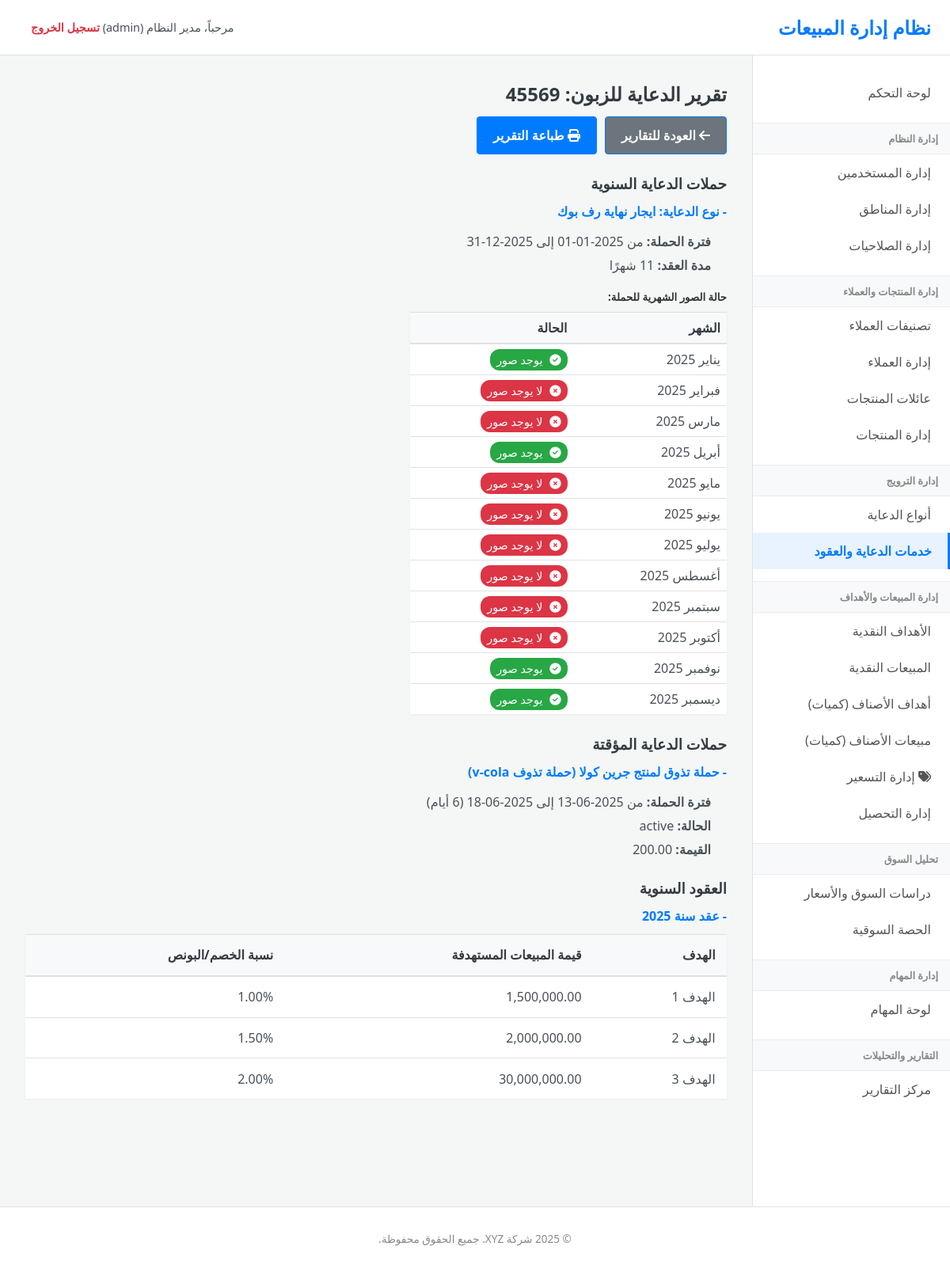
Screenshot of /index.php?page=promotion_reports&action=customer_report&customer_id=254 (signed in) with the database file from the repository.
### tables this page shows
CREATE TABLE IF NOT EXISTS `customers` (
  `customer_id` int NOT NULL AUTO_INCREMENT,
  `customer_code` varchar(50) NOT NULL,
  `name` varchar(150) NOT NULL,
  `category_id` int DEFAULT NULL,
  `address` text,
  `representative_id` int DEFAULT NULL,
  `promoter_id` int DEFAULT NULL,
  `latitude` decimal(10,8) DEFAULT NULL,
  `longitude` decimal(11,8) DEFAULT NULL,
  `status` enum('active','inactive') DEFAULT 'active',
  `opening_date` date DEFAULT NULL,
  `is_main_account` tinyint(1) DEFAULT '0',
  `main_account_id` int DEFAULT NULL,
  `created_at` timestamp NULL DEFAULT CURRENT_TIMESTAMP,
  `updated_at` timestamp NULL DEFAULT CURRENT_TIMESTAMP ON UPDATE CURRENT_TIMESTAMP,
  PRIMARY KEY (`customer_id`),
  UNIQUE KEY `customer_code` (`customer_code`),
  KEY `category_id` (`category_id`),
  KEY `representative_id` (`representative_id`),
  KEY `promoter_id` (`promoter_id`),
  KEY `main_account_id` (`main_account_id`)
);

CREATE TABLE IF NOT EXISTS `annual_campaigns` (
  `annual_campaign_id` int NOT NULL AUTO_INCREMENT,
  `customer_id` int NOT NULL,
  `promo_type_id` int NOT NULL,
  `start_date` date NOT NULL,
  `end_date` date NOT NULL,
  `contract_duration_months` int NOT NULL,
  `monthly_value` decimal(15,2) NOT NULL,
  `total_value` decimal(15,2) NOT NULL,
  `notes` text,
  `created_by_user_id` int DEFAULT NULL,
  `created_at` timestamp NULL DEFAULT CURRENT_TIMESTAMP,
  `updated_at` timestamp NULL DEFAULT CURRENT_TIMESTAMP ON UPDATE CURRENT_TIMESTAMP,
  PRIMARY KEY (`annual_campaign_id`),
  KEY `customer_id` (`customer_id`),
  KEY `promo_type_id` (`promo_type_id`),
  KEY `created_by_user_id` (`created_by_user_id`)
);

CREATE TABLE IF NOT EXISTS `promotion_types` (
  `promo_type_id` int NOT NULL AUTO_INCREMENT,
  `name` varchar(150) NOT NULL,
  `description` text,
  `is_annual` tinyint(1) NOT NULL DEFAULT '0' COMMENT '1 for annual, 0 for temporary',
  `created_at` timestamp NULL DEFAULT CURRENT_TIMESTAMP,
  `updated_at` timestamp NULL DEFAULT CURRENT_TIMESTAMP ON UPDATE CURRENT_TIMESTAMP,
  PRIMARY KEY (`promo_type_id`),
  UNIQUE KEY `name` (`name`)
);

CREATE TABLE IF NOT EXISTS `temp_campaigns` (
  `temp_campaign_id` int NOT NULL AUTO_INCREMENT,
  `customer_id` int NOT NULL,
  `promo_type_id` int NOT NULL,
  `description` text,
  `start_date` date DEFAULT NULL,
  `end_date` date DEFAULT NULL,
  `value` decimal(15,2) DEFAULT '0.00',
  `status` enum('active','inactive','completed') NOT NULL DEFAULT 'active',
  `notes` text,
  `created_by_user_id` int DEFAULT NULL,
  `created_at` timestamp NULL DEFAULT CURRENT_TIMESTAMP,
  PRIMARY KEY (`temp_campaign_id`),
  KEY `customer_id` (`customer_id`),
  KEY `promo_type_id` (`promo_type_id`)
);

CREATE TABLE IF NOT EXISTS `annual_contracts` (
  `contract_id` int NOT NULL AUTO_INCREMENT,
  `customer_id` int NOT NULL,
  `year` year NOT NULL,
  `target_1_value` decimal(15,2) DEFAULT NULL,
  `target_1_bonus` decimal(5,2) DEFAULT NULL,
  `target_2_value` decimal(15,2) DEFAULT NULL,
  `target_2_bonus` decimal(5,2) DEFAULT NULL,
  `target_3_value` decimal(15,2) DEFAULT NULL,
  `target_3_bonus` decimal(5,2) DEFAULT NULL,
  `contract_file_path` varchar(255) DEFAULT NULL,
  `notes` text,
  `created_by_user_id` int DEFAULT NULL,
  `created_at` timestamp NULL DEFAULT CURRENT_TIMESTAMP,
  PRIMARY KEY (`contract_id`),
  UNIQUE KEY `customer_year_contract` (`customer_id`,`year`)
);

### controllers/promotion_reports.php (called while the page is built, shortened)
<?php
$action = $_GET['action'] ?? 'dashboard';
$customer_id = isset($_GET['customer_id']) ? (int)$_GET['customer_id'] : null;
switch ($action) {
    case 'customer_report':
        $stmt_cust = $pdo->prepare("SELECT name, customer_code FROM customers WHERE customer_id = ?");
        $stmt_cust->execute([$customer_id]);
        $customer = $stmt_cust->fetch();
        $page_title = "تقرير الدعاية للزبون: " . htmlspecialchars($customer['name']);
        $stmt_annual = $pdo->prepare("SELECT ac.*, pt.name as promo_type_name FROM annual_campaigns ac JOIN promotion_types pt ON ac.promo_type_id = pt.promo_type_id WHERE ac.customer_id = ? ORDER BY ac.start_date DESC");
        $stmt_annual->execute([$customer_id]);
        $annual_campaigns = $stmt_annual->fetchAll();
        $stmt_temp = $pdo->prepare("SELECT tc.*, pt.name as promo_type_name FROM temp_campaigns tc JOIN promotion_types pt ON tc.promo_type_id = pt.promo_type_id WHERE tc.customer_id = ? ORDER BY tc.start_date DESC");
        $stmt_temp->execute([$customer_id]);
        $temp_campaigns = $stmt_temp->fetchAll();
        $stmt_contracts = $pdo->prepare("SELECT * FROM annual_contracts WHERE customer_id = ? ORDER BY year DESC");
        $stmt_contracts->execute([$customer_id]);
        $contracts = $stmt_contracts->fetchAll();
        break;
}
include 'views/layout.php';

### views/promotions/customer_promo_report_details.php (the view, shortened to what this page needs)
<div class="printable-area">
    <h2><?php echo htmlspecialchars($page_title); ?></h2>
    <div class="actions-bar no-print">
        <a href="index.php?page=promotion_reports" class="button-link" style="background-color: #6c757d;">
            <i class="fas fa-arrow-left"></i> العودة للتقارير
        </a>
        <button onclick="window.print();" class="button-link">
            <i class="fas fa-print"></i> طباعة التقرير
        </button>
    </div>
    <div class="report-section card">
        <div class="card-header"><h3>حملات الدعاية السنوية</h3></div>
        <div class="card-body">
            <?php if(empty($annual_campaigns)): ?>
                <p class="info-message">لا توجد حملات سنوية لهذا الزبون.</p>
            <?php else: ?>
                <?php foreach($annual_campaigns as $campaign): ?>
                    <div class="report-item">
                        <h4>- نوع الدعاية: <?php echo htmlspecialchars($campaign['promo_type_name']); ?></h4>
                        <ul>
                            <li><strong>فترة الحملة:</strong> من <?php echo htmlspecialchars($campaign['start_date']); ?> إلى <?php echo htmlspecialchars($campaign['end_date']); ?></li>
                            <li><strong>مدة العقد:</strong> <?php echo htmlspecialchars($campaign['contract_duration_months']); ?> شهرًا</li>
                        </ul>
                        <h5>حالة الصور الشهرية للحملة:</h5>
                        <div class="table-container monthly-photos-status">
                            <table>
                                <thead>
                                    <tr>
                                        <th>الشهر</th>
                                        <th>الحالة</th>
                                    </tr>
                                </thead>
                                <tbody>
                                    <?php
                                    $month_names_ar = [1=>'يناير', 2=>'فبراير', 3=>'مارس', 4=>'أبريل', 5=>'مايو', 6=>'يونيو', 7=>'يوليو', 8=>'أغسطس', 9=>'سبتمبر', 10=>'أكتوبر', 11=>'نوفمبر', 12=>'ديسمبر'];
                                    $months_with_photos_for_this_campaign = $annual_photos_info[$campaign['annual_campaign_id']] ?? [];
                                    $has_photo_map = [];
                                    foreach ($months_with_photos_for_this_campaign as $photo_month) {
                                        $has_photo_map[$photo_month['year'] . '-' . $photo_month['month']] = true;
                                    }
                                    $start = new DateTime($campaign['start_date']);
                                    $end = new DateTime($campaign['end_date']);
                                    $current = clone $start;
                                    while ($current <= $end) {
                                        $year = $current->format('Y');
                                        $month = $current->format('n');
                                        $key = $year . '-' . $month;
                                        $has_photos = isset($has_photo_map[$key]);
                                    ?>
                                    <tr>
                                        <td><?php echo $month_names_ar[$month] . ' ' . $year; ?></td>
                                        <td>
                                            <?php if ($has_photos): ?>
                                                <span class="status-badge status-ok"><i class="fas fa-check-circle"></i> يوجد صور</span>
                                            <?php else: ?>
                                                <span class="status-badge status-missing"><i class="fas fa-times-circle"></i> لا يوجد صور</span>
                                            <?php endif; ?>
                                        </td>
                                    </tr>
                                    <?php
                                        $current->modify('first day of next month');
                                    }
                                    ?>
                                </tbody>
                            </table>
                        </div>
                    </div>
                <?php endforeach; ?>
            <?php endif; ?>
        </div>
    </div>
    <div class="report-section card">
        <div class="card-header"><h3>حملات الدعاية المؤقتة</h3></div>
        <div class="card-body">
             <?php if(empty($temp_campaigns)): ?>
                <p class="info-message">لا توجد حملات مؤقتة لهذا الزبون.</p>
            <?php else: ?>
                <?php foreach($temp_campaigns as $campaign): ?>
                    <div class="report-item">
                        <h4>- <?php echo htmlspecialchars($campaign['description']); ?> (<?php echo htmlspecialchars($campaign['promo_type_name']); ?>)</h4>
                         <ul>
                            <li><strong>فترة الحملة:</strong>
                                <?php if($campaign['start_date'] && $campaign['end_date']): ?>
                                    من <?php echo htmlspecialchars($campaign['start_date']); ?> إلى <?php echo htmlspecialchars($campaign['end_date']); ?>
                                    (<?php
                                    ?> أيام)
                                <?php else: echo 'غير محددة'; endif; ?>
                            </li>
                            <li><strong>الحالة:</strong> <?php echo htmlspecialchars($campaign['status']); ?></li>
                            <li><strong>القيمة:</strong> <?php echo number_format($campaign['value'], 2); ?></li>
                         </ul>
                    </div>
                <?php endforeach; ?>
            <?php endif; ?>
        </div>
    </div>
    <div class="report-section card">
        <div class="card-header"><h3>العقود السنوية</h3></div>
        <div class="card-body">
            <?php if(empty($contracts)): ?>
                <p class="info-message">لا توجد عقود سنوية لهذا الزبون.</p>
            <?php else: ?>
                <?php foreach($contracts as $contract): ?>
                    <div class="report-item">
                        <h4>- عقد سنة <?php echo htmlspecialchars($contract['year']); ?></h4>
                        <div class="table-container">
                            <table>
                                <thead><tr><th>الهدف</th><th>قيمة المبيعات المستهدفة</th><th>نسبة الخصم/البونص</th></tr></thead>
                                <tbody>
                                    <tr><td>الهدف 1</td><td><?php echo number_format($contract['target_1_value'] ?? 0, 2); ?></td><td><?php echo ($contract['target_1_bonus'] ?? 0) . "%"; ?></td></tr>
                                    <tr><td>الهدف 2</td><td><?php echo number_format($contract['target_2_value'] ?? 0, 2); ?></td><td><?php echo ($contract['target_2_bonus'] ?? 0) . "%"; ?></td></tr>
                                    <tr><td>الهدف 3</td><td><?php echo number_format($contract['target_3_value'] ?? 0, 2); ?></td><td><?php echo ($contract['target_3_bonus'] ?? 0) . "%"; ?></td></tr>
                                </tbody>
                            </table>
                        </div>
                    </div>
                <?php endforeach; ?>
            <?php endif; ?>
        </div>
    </div>
</div>

### css/style.css (style rules this page uses)
:root { --primary-color: #007bff; --secondary-color: #6c757d; --success-color: #28a745; --danger-color: #dc3545; --warning-color: #ffc107; --info-color: #17a2b8; --light-color: #f8f9fa; --dark-color: #343a40; --text-color: #495057; --border-color: #dee2e6; --body-bg: #f4f7f6; --sidebar-bg: #ffffff; --header-bg: #ffffff; --font-family: 'Tahoma', 'Segoe UI', sans-serif; }
* { box-sizing: border-box; }
body { font-family: var(--font-family); background-color: var(--body-bg); margin: 0; padding: 0; color: var(--text-color); font-size: 16px; direction: rtl; }
a { color: var(--primary-color); text-decoration: none; transition: color 0.3s ease; }
h1, h2, h3, h4, h5, h6 { color: var(--dark-color); margin-top: 0; margin-bottom: 0.75rem; }
.button-link, .btn { display: inline-block; font-weight: 600; text-align: center; vertical-align: middle; cursor: pointer; user-select: none; background-color: var(--primary-color); border: 1px solid var(--primary-color); padding: 0.75rem 1.25rem; font-size: 1rem; border-radius: 0.25rem; color: #fff; transition: all 0.15s ease-in-out; }
.actions-bar { margin-bottom: 1.5rem; display:flex; gap:10px; }
table { width: 100%; margin-bottom: 1rem; color: var(--text-color); border-collapse: collapse; background-color: #fff; box-shadow: 0 1px 3px rgba(0,0,0,0.05); }
table th, table td { padding: 0.9rem; vertical-align: middle; border-top: 1px solid var(--border-color); text-align: right; }
table thead th { vertical-align: bottom; border-bottom: 2px solid var(--border-color); background-color: var(--light-color); font-weight: 600; color: var(--dark-color); }

### views/promotions/customer_promo_report_details.php (style rules this page uses)
.report-section { margin-bottom: 25px; }
.report-item { margin-bottom: 20px; padding-bottom: 15px; border-bottom: 1px dotted #ccc; }
.report-item:last-child { border-bottom: none; padding-bottom: 0; }
.report-item h4 { color: var(--primary-color); }
.report-item h5 { margin-top: 20px; margin-bottom: 10px; color: #333; }
.report-item ul { list-style: none; padding-right: 20px; }
.report-item ul li { margin-bottom: 8px; }
.monthly-photos-status table { width: 100%; max-width: 400px; margin-top: 10px; }
.monthly-photos-status th, .monthly-photos-status td { text-align: right; padding: 8px; }
.status-badge { padding: 4px 8px; border-radius: 12px; font-size: 0.9em; color: white; }
.status-badge .fas { margin-left: 5px; }
.status-badge.status-ok { background-color: var(--success-color); }
.status-badge.status-missing { background-color: var(--danger-color); }

### rows the page displays
customers: name "تقرير الدعاية للزبون: 45569"
annual_campaigns: promo_type.name "ايجار نهاية رف بوك", end_date "2025-12-31", start_date "يناير", start_date "2025", start_date "فبراير", start_date "مارس", start_date "أبريل", start_date "مايو", start_date "يونيو", start_date "يوليو", start_date "أغسطس", start_date "سبتمبر", start_date "أكتوبر", start_date "نوفمبر", start_date "ديسمبر"
temp_campaigns: description "حملة تذوق لمنتج جرين كولا", promo_type.name "حملة تذوف v-cola", status "active", value "200.00"
annual_contracts: year "2025", target_1_value "1,500,000.00", target_1_bonus "1.00", target_2_value "2,000,000.00", target_2_bonus "1.50", target_3_value "30,000,000.00", target_3_bonus "2.00"

### other values shown
$_SESSION['full_name'] "مدير النظام"
$_SESSION['user_role'] "admin"
